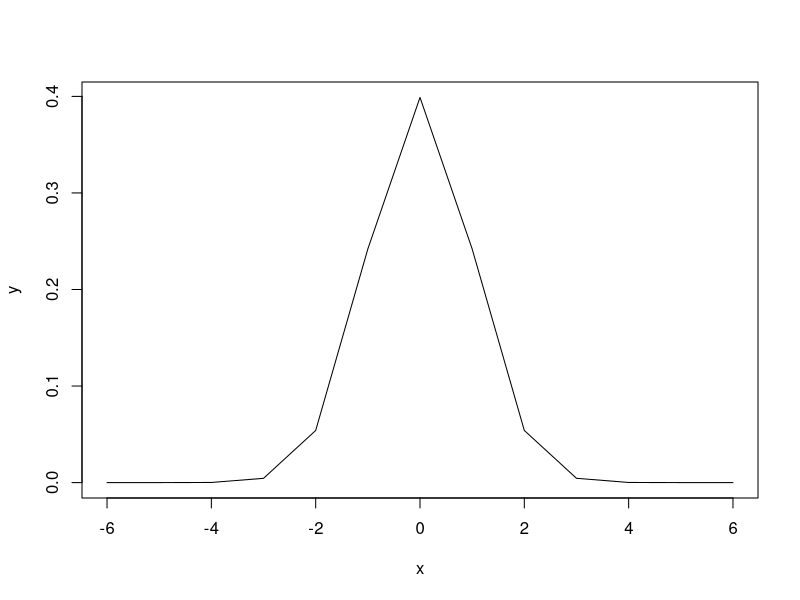
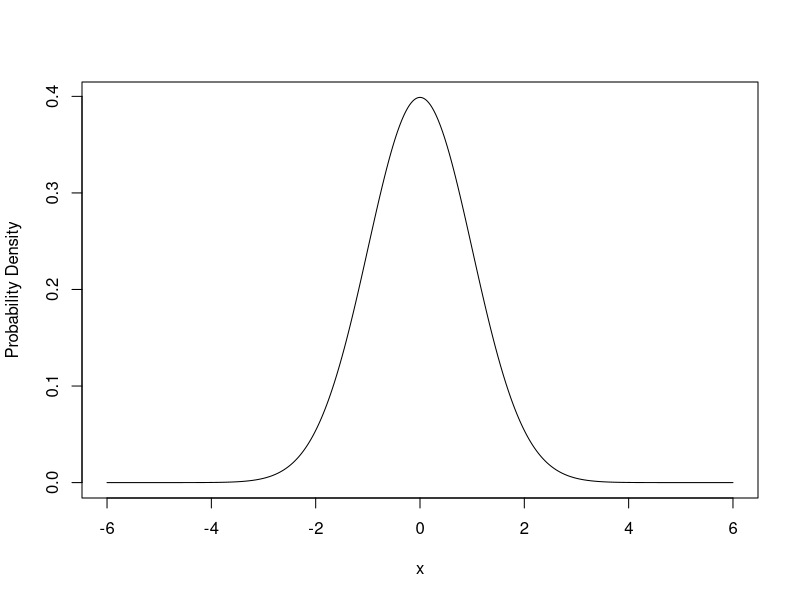
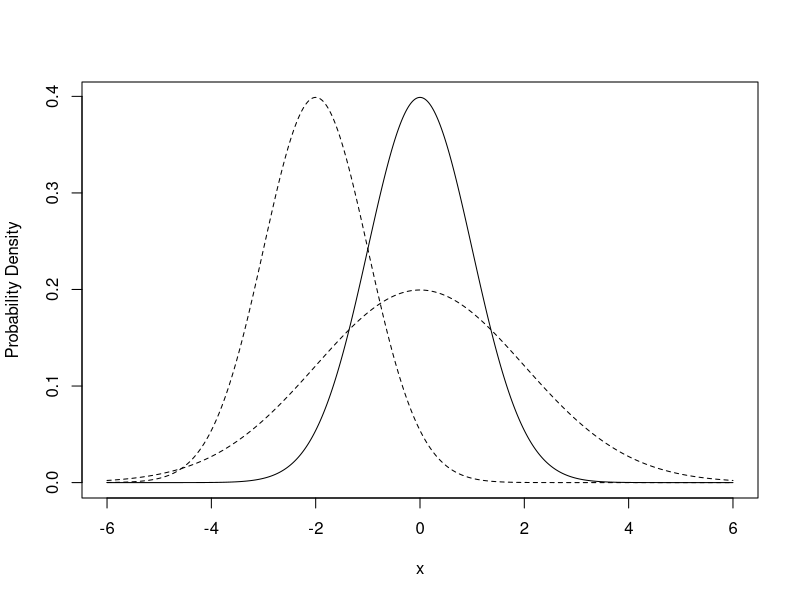

Here is the R script that generated these plots, in order:
dpois(x = 7, lambda = 10.4)
dpois(x = 8, lambda = 10.4)
# Standard normal has mean = 0 and sd = 1
dnorm(0.5, mean = 0, sd = 1)
## [1] 0.3520653
dnorm(1, mean = 0, sd = 1)
## [1] 0.2419707
pnorm(0.5, mean = 0, sd = 1)
## [1] 0.6914625

# How many points?
n = 13

# Create a vector of x-values from -4 to 4:
x = seq(from = -6, to = 6, length.out = n)

# Create the corresponding y-values:
y = dnorm(x, mean = 0, sd = 1)

# plot!
plot(y ~ x, type = "l")

# How many points?
n = 1000

# Create a vector of x-values from -4 to 4:
x = seq(from = -6, to = 6, length.out = n)

# Create the corresponding y-values:
y = dnorm(x, mean = 0, sd = 1)

# plot!
plot(y ~ x, type = "l", ylab = "Probability Density")

y_2 = dnorm(x, mean = 0, sd = 2)
plot(y ~ x, type = "l", ylab = "Probability Density")
points(y_2 ~ x, type = "l", lty  = 2)

y_3 = dnorm(x, mean = -2, sd = 1)
points(y_3 ~ x, type = "l", lty  = 2)

